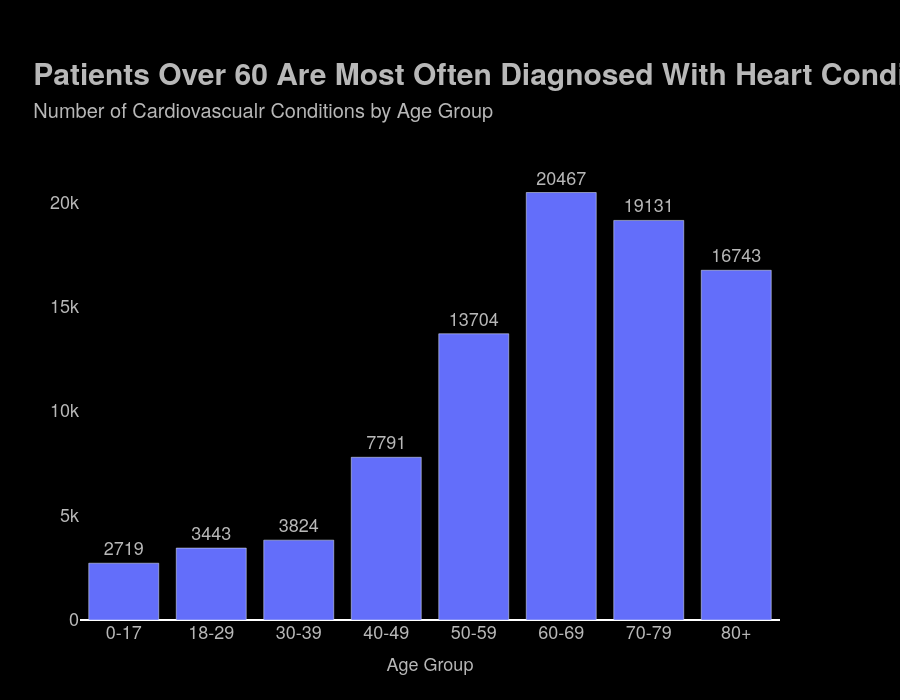

Notebook code cell kept with this figure:
### Code cell
# CELL GUIDE:
# Purpose: Count total condition annotations by age group and visualize the distribution.
# Workflow:
# 1. Count total condition annotations by age group and visualize the distribution.
# 2. age_fields = ecg_data["metadata"].apply(
# 3. )
# 4. age_values = pd.to_numeric(age_fields.apply(lambda fields: fields.get("Age", "")).replace("", np.nan), errors="coerce")
# 5. age_condition_counts = ecg_data["metadata"][["n_labels"]].copy()
# 6. age_condition_counts["age"] = age_values

# Count total condition annotations by age group and visualize the distribution.
age_fields = ecg_data["metadata"].apply(
    lambda row: read_header_fields(root_dir / Path(row["relative_path"]).with_suffix(".hea"), ["Age"]),
    axis=1,
)
age_values = pd.to_numeric(age_fields.apply(lambda fields: fields.get("Age", "")).replace("", np.nan), errors="coerce")

age_condition_counts = ecg_data["metadata"][["n_labels"]].copy()
age_condition_counts["age"] = age_values
age_condition_counts = age_condition_counts.dropna(subset=["age"])

age_bins = [0, 18, 30, 40, 50, 60, 70, 80, 120]
age_group_labels = ["0-17", "18-29", "30-39", "40-49", "50-59", "60-69", "70-79", "80+"]
age_condition_counts["age_group"] = pd.cut(
    age_condition_counts["age"],
    bins=age_bins,
    labels=age_group_labels,
    right=False,
    include_lowest=True,
)

condition_count_by_age_group = (
    age_condition_counts.dropna(subset=["age_group"])
    .groupby("age_group", observed=False)["n_labels"]
    .sum()
    .reset_index(name="condition_count")
)

age_condition_histogram = go.Figure(
    data=[
        go.Bar(
            x=condition_count_by_age_group["age_group"],
            y=condition_count_by_age_group["condition_count"],
            text=condition_count_by_age_group["condition_count"],
            textposition="outside",
            textfont=dict(
                family=graph_formatting["font_family"],
                size=graph_formatting["font_size_axis"],
                color=text_gray,
            ),
            cliponaxis=False,
            marker=dict(color=graph_formatting["color_line"]),
            hovertemplate="Age Group: %{x}<br>Total Conditions: %{y}<extra></extra>",
        )
    ]
)

# NOTE: Configure x-axis semantics and formatting for accurate interpretation.
age_condition_histogram.update_xaxes(
    title_text="Age Group",
    title_font=dict(family=graph_formatting["font_family"], size=graph_formatting["font_size_axis"], color=text_gray),
    tickfont=dict(family=graph_formatting["font_family"], size=graph_formatting["font_size_axis"], color=text_gray),
    showgrid=False,
)
# NOTE: Configure y-axis semantics and formatting for accurate interpretation.
age_condition_histogram.update_yaxes(
    title_font=dict(family=graph_formatting["font_family"], size=graph_formatting["font_size_axis"], color=text_gray),
    tickfont=dict(family=graph_formatting["font_family"], size=graph_formatting["font_size_axis"], color=text_gray),
    showgrid=False,
)
# NOTE: Apply global styling (title, typography, spacing, colors) for readability consistency.
age_condition_histogram.update_layout(
    title=dict(
        text=(
            "<span style='font-size:30px;font-weight:bold;'>    Patients Over 60 Are Most Often Diagnosed With Heart Conditions </span>"
            "<br><span style='font-size:20px;font-weight: normal;'>      Number of Cardiovascualr Conditions by Age Group</span>"
        ),
        x=0,
        xanchor="left",
        pad=dict(t=50),
    ),
    font=dict(family=graph_formatting["font_family"], size=graph_formatting["font_size_base"], color=text_gray),
    hoverlabel=dict(font=dict(family=graph_formatting["font_family"], size=graph_formatting["font_size_axis"], color=text_gray)),
    uniformtext_minsize=10,
    uniformtext_mode="show",
    paper_bgcolor=bg_black,
    plot_bgcolor=bg_black,
    margin=dict(
        t=graph_formatting["margin_top"],
        r=max(graph_formatting["margin_right"], 120),
        b=graph_formatting["margin_bottom"],
        l=graph_formatting["margin_left"],
    ),
    height=700,
)

age_condition_histogram.show()

### Figure 1 — Plotly figure (JSON) as saved in the notebook; plotly's stock layout.template omitted (floating-point values rounded to 4 significant figures)
{"data": [{"cliponaxis": false, "hovertemplate": "Age Group: %{x}<br>Total Conditions: %{y}<extra></extra>", "marker": {"color": "#636EFA"}, "text": [2719, 3443, 3824, 7791, 13704, 20467, 19131, 16743], "textfont": {"color": "#b8b8b8", "family": "Helvetica Neue", "size": 18}, "textposition": "outside", "type": "bar", "x": ["0-17", "18-29", "30-39", "40-49", "50-59", "60-69", "70-79", "80+"], "y": [2719, 3443, 3824, 7791, 13704, 20467, 19131, 16743]}], "layout": {"font": {"color": "#b8b8b8", "family": "Helvetica Neue", "size": 18}, "height": 700, "hoverlabel": {"font": {"color": "#b8b8b8", "family": "Helvetica Neue", "size": 18}}, "margin": {"b": 80, "l": 80, "r": 120, "t": 170}, "paper_bgcolor": "#000000", "plot_bgcolor": "#000000", "title": {"pad": {"t": 50}, "text": "<span style='font-size:30px;font-weight:bold;'>    Patients Over 60 Are Most Often Diagnosed With Heart Conditions </span><br><span style='font-size:20px;font-weight: normal;'>      Number of Cardiovascualr Conditions by Age Group</span>", "x": 0, "xanchor": "left"}, "uniformtext": {"minsize": 10, "mode": "show"}, "xaxis": {"showgrid": false, "tickfont": {"color": "#b8b8b8", "family": "Helvetica Neue", "size": 18}, "title": {"font": {"color": "#b8b8b8", "family": "Helvetica Neue", "size": 18}, "text": "Age Group"}}, "yaxis": {"showgrid": false, "tickfont": {"color": "#b8b8b8", "family": "Helvetica Neue", "size": 18}, "title": {"font": {"color": "#b8b8b8", "family": "Helvetica Neue", "size": 18}}}}}
